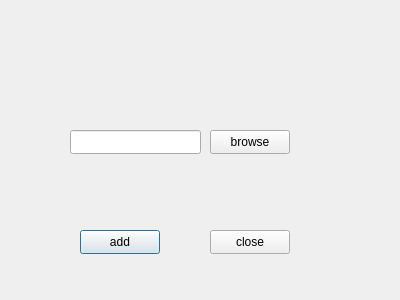
<?xml version="1.0" encoding="UTF-8"?>
<ui version="4.0">
 <class>load_from_file_Dialog</class>
 <widget class="QDialog" name="load_from_file_Dialog">
  <property name="geometry">
   <rect>
    <x>0</x>
    <y>0</y>
    <width>400</width>
    <height>300</height>
   </rect>
  </property>
  <property name="windowTitle">
   <string>Dialog</string>
  </property>
  <widget class="QPushButton" name="pushButton">
   <property name="geometry">
    <rect>
     <x>80</x>
     <y>230</y>
     <width>80</width>
     <height>24</height>
    </rect>
   </property>
   <property name="text">
    <string>add</string>
   </property>
  </widget>
  <widget class="QPushButton" name="pushButton_2">
   <property name="geometry">
    <rect>
     <x>210</x>
     <y>230</y>
     <width>80</width>
     <height>24</height>
    </rect>
   </property>
   <property name="text">
    <string>close</string>
   </property>
  </widget>
  <widget class="QPushButton" name="pushButton_3">
   <property name="geometry">
    <rect>
     <x>210</x>
     <y>130</y>
     <width>80</width>
     <height>24</height>
    </rect>
   </property>
   <property name="text">
    <string>browse</string>
   </property>
  </widget>
  <widget class="QLineEdit" name="lineEdit">
   <property name="geometry">
    <rect>
     <x>70</x>
     <y>130</y>
     <width>131</width>
     <height>24</height>
    </rect>
   </property>
   <property name="text">
    <string/>
   </property>
  </widget>
 </widget>
 <resources/>
 <connections/>
</ui>
